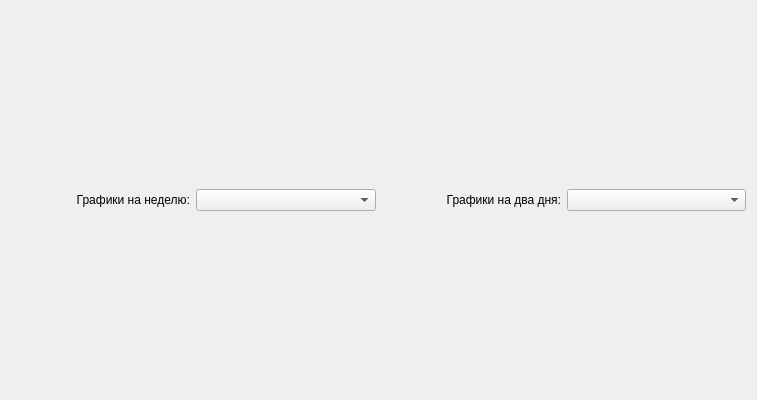
<?xml version="1.0" encoding="UTF-8"?>
<ui version="4.0">
 <class>Dialog_charts</class>
 <widget class="QDialog" name="Dialog_charts">
  <property name="geometry">
   <rect>
    <x>0</x>
    <y>0</y>
    <width>757</width>
    <height>400</height>
   </rect>
  </property>
  <property name="windowTitle">
   <string>Графики погоды</string>
  </property>
  <property name="styleSheet">
   <string notr="true">font: italic 12pt &quot;Sans Serif&quot;;</string>
  </property>
  <layout class="QVBoxLayout" name="verticalLayout_2">
   <item>
    <layout class="QVBoxLayout" name="verticalLayout">
     <item>
      <layout class="QHBoxLayout" name="horizontalLayout">
       <item>
        <widget class="QLabel" name="label">
         <property name="text">
          <string>Графики на неделю:</string>
         </property>
         <property name="alignment">
          <set>Qt::AlignRight|Qt::AlignTrailing|Qt::AlignVCenter</set>
         </property>
        </widget>
       </item>
       <item>
        <widget class="QComboBox" name="comboBox_2"/>
       </item>
       <item>
        <widget class="QLabel" name="label_2">
         <property name="text">
          <string>Графики на два дня:</string>
         </property>
         <property name="alignment">
          <set>Qt::AlignRight|Qt::AlignTrailing|Qt::AlignVCenter</set>
         </property>
        </widget>
       </item>
       <item>
        <widget class="QComboBox" name="comboBox"/>
       </item>
      </layout>
     </item>
    </layout>
   </item>
  </layout>
 </widget>
 <resources/>
 <connections/>
</ui>
